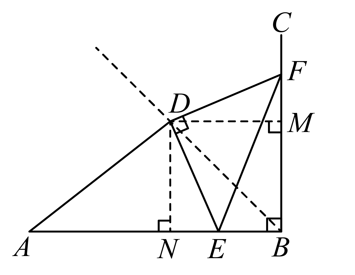
#> input picture pngs/test.png, 355 x 275 px, found by its file name
$ python analyze_dashes.py
#> lines starting #> are read from the running program, lines starting #| are printed output that depends on the picture; after the words box and inside, x2 and y2 are one past the last pixel; in counts of white or black regions, pixels touching at a corner belong together
import cv2
import numpy as np
import matplotlib.pyplot as plt

def analyze_dashed_patterns(image_path):
    # Load image
#> called with image_path = 'D:\\Projects\\png2svg\\pngs\\test.png'
    img = cv2.imread(image_path, cv2.IMREAD_GRAYSCALE)
#> img is the input picture: shape (275, 355); min 0, max 255, mean 245.8
    if img is None:
        print(f"Could not load image: {image_path}")
        return

    # Preprocess
    img_bw = cv2.adaptiveThreshold(img, 255, cv2.ADAPTIVE_THRESH_GAUSSIAN_C, cv2.THRESH_BINARY, 35, 15)
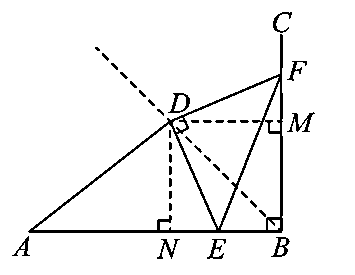
#> img_bw: shape (275, 355); 95.1% white; black in thin lines or dots, all inside (x1, y1, x2, y2) = (12, 12, 315, 259)

    # Detect all lines first
    lsd = cv2.createLineSegmentDetector(cv2.LSD_REFINE_STD, 0.8, 0.6, 2.0, 22.5, 0.0, 0.7, 1024)
    lines = lsd.detect(img_bw)[0]
#> lines = 117 rows, first 6: [159.6, 223.1, 159.3, 228.2], [279.1, 225.7, 279.4, 220.6], [269.4, 229.2, 275.6, 229.2], [279.2, 71.87, 279.2, 33.12], [279.2, 118.1, 279.2, 83.13], [203.1, 119.1, 209.4, 119.2]

    print(f"Found {len(lines) if lines is not None else 0} line segments")
#| Found 117 line segments

    if lines is None:
        return

    # Sample each line to find potential dashes
    for i, line in enumerate(lines):
        x1, y1, x2, y2 = line[0]
        length = np.sqrt((x2-x1)**2 + (y2-y1)**2)

        # Skip very short lines
        if length < 30:
            continue

        # Sample pixels along the line
        num_samples = int(length)
        if num_samples < 10:
            continue

        x_coords = np.linspace(x1, x2, num_samples)
        y_coords = np.linspace(y1, y2, num_samples)

        # Get pixel values (foreground = True/255, background = False/0)
        values = []
        for x, y in zip(x_coords, y_coords):
            x, y = int(round(x)), int(round(y))
            if 0 <= x < img_bw.shape[1] and 0 <= y < img_bw.shape[0]:
                values.append(img_bw[y, x] > 0)

        if not values:
            continue

        # Analyze run-length encoding
        runs = []
        current_value = values[0]
        current_length = 1

        for val in values[1:]:
            if val == current_value:
                current_length += 1
            else:
                runs.append((current_value, current_length))
                current_value = val
                current_length = 1
        runs.append((current_value, current_length))

        # Separate ON and OFF runs
        on_runs = [length for is_on, length in runs if is_on]
        off_runs = [length for is_on, length in runs if not is_on]

        # Calculate statistics
        total_on = sum(on_runs)
        total_length = len(values)
        on_ratio = total_on / total_length if total_length > 0 else 0

        # Show detailed analysis for potentially dashed lines
        if len(on_runs) > 1 and len(off_runs) > 0:
            print(f"\nLine {i}: length={length:.1f}, samples={len(values)}")
            print(f"  ON runs: {on_runs} (count={len(on_runs)})")
            print(f"  OFF runs: {off_runs} (count={len(off_runs)})")
            print(f"  ON ratio: {on_ratio:.3f}")

            # Check if this could be a dashed line
            avg_on = np.mean(on_runs) if on_runs else 0
            avg_off = np.mean(off_runs) if off_runs else 0
            cv_on = np.std(on_runs) / avg_on if avg_on > 0 else float('inf')
            cv_off = np.std(off_runs) / avg_off if avg_off > 0 else float('inf')

            print(f"  Avg ON: {avg_on:.1f}, CV: {cv_on:.3f}")
            print(f"  Avg OFF: {avg_off:.1f}, CV: {cv_off:.3f}")
            print(f"  Dash/gap ratio: {avg_on/avg_off if avg_off > 0 else float('inf'):.3f}")

            # Could this be dashed?
            is_candidate = (
                len(on_runs) >= 2 and
                len(off_runs) >= 1 and
                0.2 <= on_ratio <= 0.8 and
                cv_on <= 2.0 and cv_off <= 2.0
            )
            print(f"  Potential dash: {is_candidate}")
#> this loop made 117 passes
#> (x1, y1, x2, y2, length, num_samples) on passes 27, 33, 34, 36, 38, 43, 56: (170.4, 118.9, 278.7, 72.84, 117.7, 117), (260.7, 119.4, 277.7, 77.43, 45.27, 45), (235.8, 181.9, 259.9, 121.6, 64.99, 64), (278.3, 83.21, 265, 117.1, 36.44, 36), (214.6, 227.3, 170, 125.4, 111.3, 111), (218.6, 225.3, 233.5, 187.8, 40.39, 40), (27.38, 230, 166.4, 121.3, 176.5, 176)
#> (x1, y1, x2, y2, length, num_samples) on passes 31, 32, 35, 55, 82: (177.7, 135.3, 217.2, 225.5, 98.49, 98), (275.9, 77.43, 184.6, 116.1, 99.14, 99), (263.9, 119.7, 221.2, 227.1, 115.6, 115), (167.2, 124.7, 34.57, 228.4, 168.3, 168), (282.2, 35.62, 282.5, 228.1, 192.5, 192)
#> (printed output is left out)

if __name__ == "__main__":
    analyze_dashed_patterns(r"D:\Projects\png2svg\pngs\test.png")

$ run again, with pngs/第一题原图.png copied over pngs/test.png
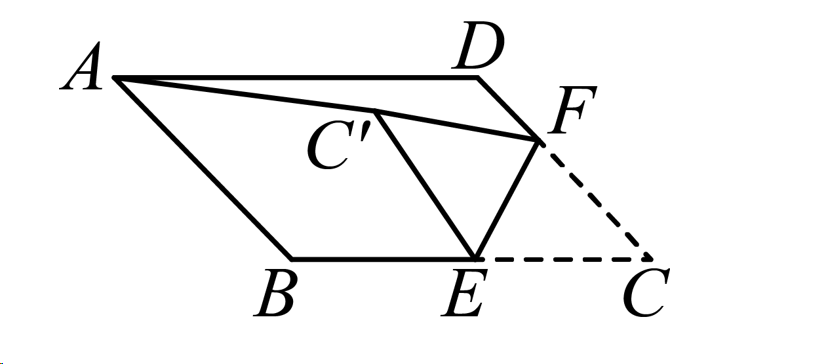
#> input picture pngs/第一题原图.png, 813 x 364 px, found by its file name
#> in analyze_dashed_patterns, `img_bw = cv2.adaptiveThreshold(img, 255, cv2.ADAPTIVE_THRESH_GAUSSIAN_..`:
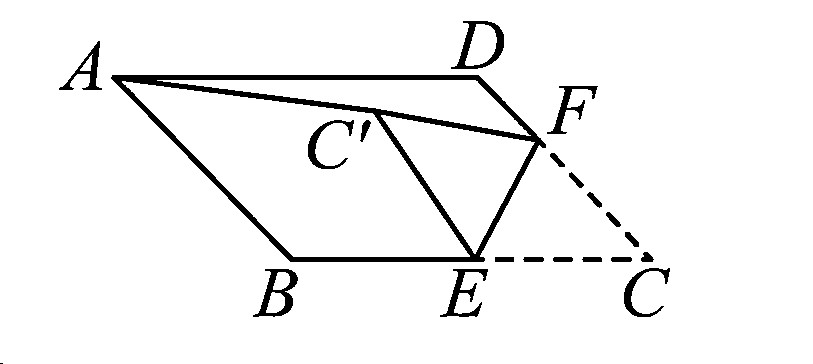
#> img_bw: shape (364, 813); 95.3% white; 21 black regions (1 under 20 px), largest, box (x1, y1, x2, y2) and area: (111, 75, 546, 262) 8389, (451, 21, 504, 69) 790, (253, 269, 298, 317) 775
#> lines = 145 rows, first 6: [157, 80.48, 233.3, 89.49], [371.9, 112.9, 123, 80.72], [234.3, 89.93, 273.2, 94.66], [345.6, 103, 528.4, 135.1], [534, 141.7, 381.7, 114.4], [99.41, 41.75, 95.12, 84.45]
#| Found 145 line segments
#> the loop in analyze_dashed_patterns, `for i, line in enumerate(lines):` made 145 passes
#> (x1, y1, x2, y2, length, num_samples) on passes 1, 3, 6, 12, 21, 24, 28, 33: (157, 80.48, 233.3, 89.49, 76.75, 76), (234.3, 89.93, 273.2, 94.66, 39.22, 39), (99.41, 41.75, 95.12, 84.45, 42.91, 42), (273.4, 94.82, 345.4, 104, 72.55, 72), (456.2, 67.04, 468.6, 25.39, 43.46, 43), (475.7, 23.52, 464.4, 62.26, 40.35, 40), (446, 312.9, 458, 272.7, 41.9, 41), (552.6, 130.5, 564.4, 90.27, 41.9, 41)
#> (printed output is left out)

$ run again, with pngs/第一题答案图.png copied over pngs/test.png
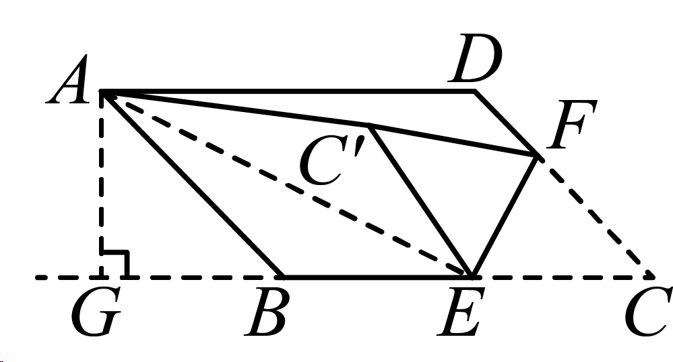
#> input picture pngs/第一题答案图.png, 673 x 362 px, found by its file name
#> in analyze_dashed_patterns, `img_bw = cv2.adaptiveThreshold(img, 255, cv2.ADAPTIVE_THRESH_GAUSSIAN_..`:
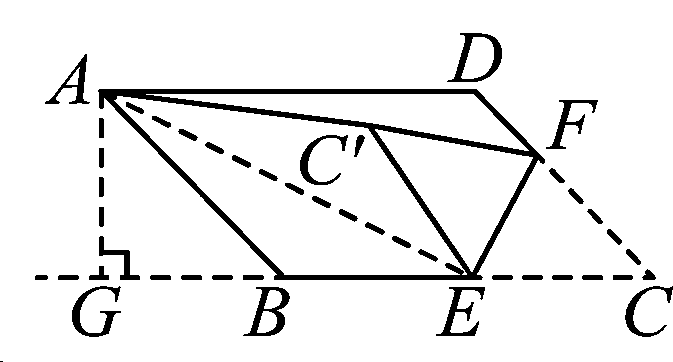
#> img_bw: shape (362, 673); 92.4% white; 46 black regions (1 under 20 px), largest, box (x1, y1, x2, y2) and area: (98, 89, 545, 280) 8938, (447, 33, 502, 82) 828, (243, 287, 290, 336) 818
#> lines = 227 rows, first 6: [367, 127.5, 118, 95.43], [265.6, 108.6, 413.5, 129], [531.7, 156.7, 375.3, 128.8], [412.8, 129.9, 527.1, 150.5], [297.9, 169.3, 304, 147.7], [90.59, 274.4, 96.9, 274.5]
#| Found 227 line segments
#> the loop in analyze_dashed_patterns, `for i, line in enumerate(lines):` made 227 passes
#> (x1, y1, x2, y2, length, num_samples) on passes 2, 11, 12, 13, 53, 60: (265.6, 108.6, 413.5, 129, 149.4, 149), (453.4, 79.09, 465.3, 36.78, 43.96, 43), (86.76, 54.23, 82.22, 97.04, 43.05, 43), (145.8, 94.14, 265.4, 108.8, 120.5, 120), (472.7, 36.22, 460.9, 76.07, 41.55, 41), (551.2, 147, 563.9, 104.2, 44.66, 44)
#> (printed output is left out)

$ run again, with pngs/第三题原图.png copied over pngs/test.png
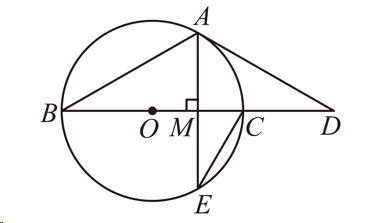
#> input picture pngs/第三题原图.png, 371 x 223 px, found by its file name
#> in analyze_dashed_patterns, `img_bw = cv2.adaptiveThreshold(img, 255, cv2.ADAPTIVE_THRESH_GAUSSIAN_..`:
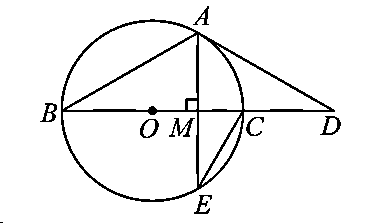
#> img_bw: shape (223, 371); 94.6% white; black in thin lines or dots, all inside (x1, y1, x2, y2) = (0, 6, 341, 223)
#> lines = 102 rows, first 6: [152.5, 132, 154.9, 121.7], [249.7, 124.3, 249.2, 130.7], [184.3, 108.1, 184.3, 99.37], [139.3, 133.2, 139.4, 128.1], [139.4, 19.2, 148.1, 18.98], [155.6, 18.98, 164.4, 19.2]
#| Found 102 line segments
#> the loop in analyze_dashed_patterns, `for i, line in enumerate(lines):` made 102 passes
#> (x1, y1, x2, y2, length, num_samples) on passes 7, 10, 12, 13, 14, 16, 17, 19: (69.16, 74.95, 61.58, 105.6, 31.52, 31), (61.22, 113.3, 70.48, 149.4, 37.29, 37), (189.8, 195.1, 153.4, 203, 37.28, 37), (145.7, 21.02, 113.7, 29.22, 33.06, 33), (193.3, 29.95, 154.7, 20.53, 39.72, 39), (242, 106.8, 234.7, 75.26, 32.42, 32), (232.4, 149.9, 242.2, 118.2, 33.18, 33), (68.12, 109.1, 134.4, 108, 66.28, 66)
#> (printed output is left out)
